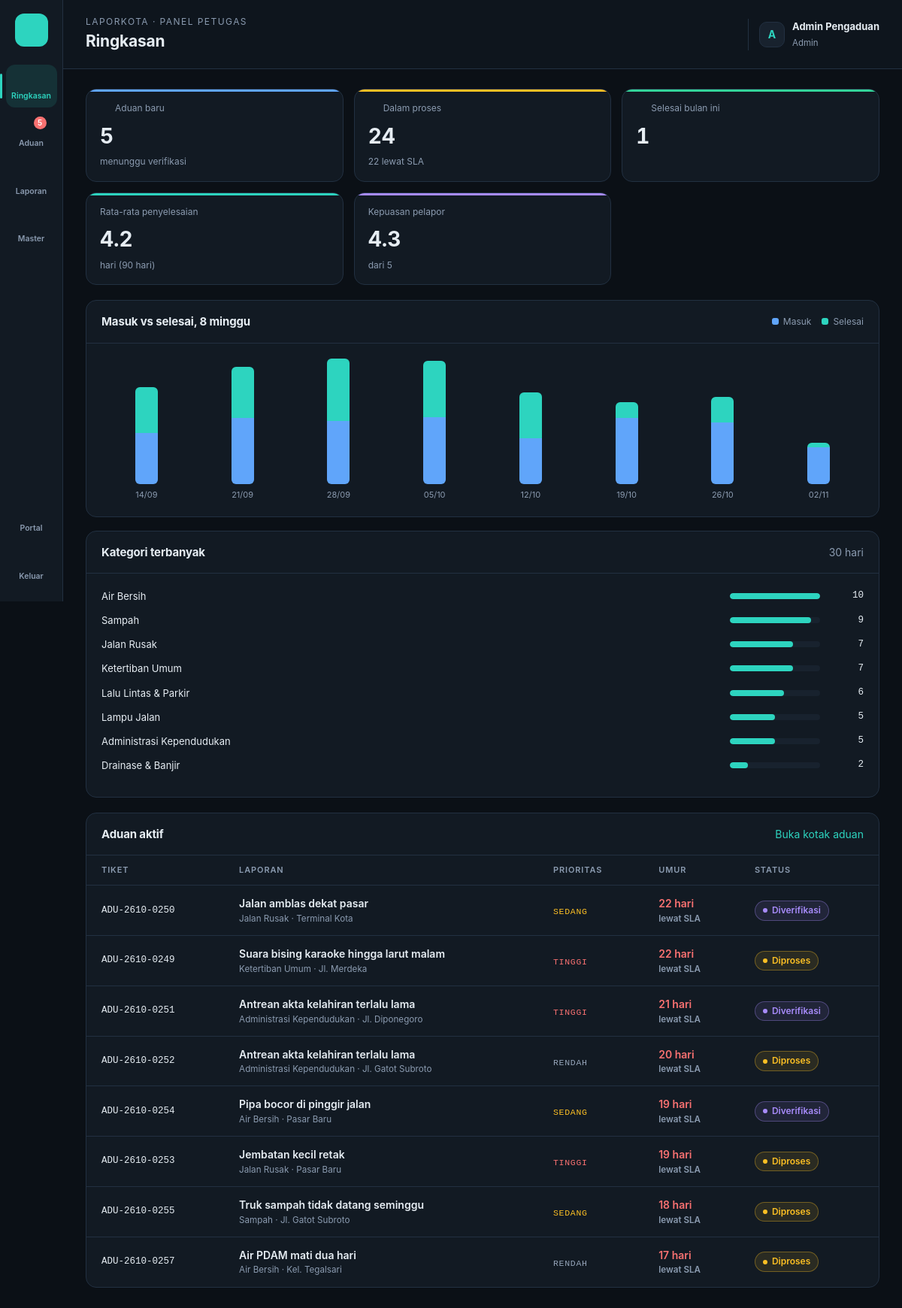
Page /index.php?page=dashboard (signed in) on the committed database.
### tables this page shows
CREATE TABLE pengaturan (
  id INT PRIMARY KEY,
  nama_instansi VARCHAR(150) NOT NULL,
  nama_layanan VARCHAR(60) NOT NULL,
  alamat VARCHAR(255),
  telepon VARCHAR(30)
);

CREATE TABLE aduan (
  id INT AUTO_INCREMENT PRIMARY KEY,
  kode VARCHAR(20) NOT NULL UNIQUE,
  nama VARCHAR(100),
  telepon VARCHAR(20),
  anonim TINYINT(1) NOT NULL DEFAULT 0,
  kategori_id INT,
  unit_id INT,
  judul VARCHAR(150) NOT NULL,
  isi TEXT NOT NULL,
  lokasi VARCHAR(200),
  foto VARCHAR(100),
  prioritas ENUM('rendah','sedang','tinggi') NOT NULL DEFAULT 'sedang',
  status ENUM('baru','diverifikasi','diproses','selesai','ditolak') NOT NULL DEFAULT 'baru',
  rating TINYINT NULL,
  created_at DATETIME NOT NULL DEFAULT CURRENT_TIMESTAMP,
  selesai_at DATETIME NULL,
  INDEX (status), INDEX (created_at),
  FOREIGN KEY (kategori_id) REFERENCES kategori(id) ON DELETE SET NULL,
  FOREIGN KEY (unit_id) REFERENCES unit(id) ON DELETE SET NULL
);

CREATE TABLE kategori (
  id INT AUTO_INCREMENT PRIMARY KEY,
  nama VARCHAR(80) NOT NULL,
  unit_id INT NULL,             
  sla_hari TINYINT NOT NULL DEFAULT 7,
  FOREIGN KEY (unit_id) REFERENCES unit(id) ON DELETE SET NULL
);

### index.php (called while the page is built, shortened)
<?php
require __DIR__ . '/includes/bootstrap.php';
$routes = [
    'beranda'      => 'pages/beranda.php',
    'lapor'        => 'pages/lapor.php',
    'lacak'        => 'pages/lacak.php',
    'transparansi' => 'pages/transparansi.php',
    'foto'         => 'pages/foto.php',
    'login'        => 'pages/login.php',
    'logout'       => 'pages/logout.php',
    'dashboard'    => 'pages/admin/dashboard.php',
    'aduan'        => 'pages/admin/aduan.php',
    'aduan.detail' => 'pages/admin/detail.php',
    'aduan.proses' => 'pages/admin/proses.php',
    'laporan'      => 'pages/admin/laporan.php',
    'master'       => 'pages/admin/master.php',
];
$page = $_GET['page'] ?? 'beranda';
require __DIR__ . '/' . $routes[$page];

### pages/admin/dashboard.php (the view, shortened to what this page needs)
<?php
$u = user();
$scope = is_admin() ? '1=1' : 'a.unit_id = ' . (int) $u['unit_id'];
$k = q("SELECT SUM(status = 'baru') baru, SUM(status IN ('diverifikasi','diproses')) proses,
        SUM(status = 'selesai' AND selesai_at >= DATE_FORMAT(CURDATE(), '%Y-%m-01')) selesai_bulan,
        ROUND(AVG(CASE WHEN status = 'selesai' AND created_at >= CURDATE() - INTERVAL 90 DAY THEN TIMESTAMPDIFF(HOUR, created_at, selesai_at) / 24 END), 1) rata,
        ROUND(AVG(CASE WHEN rating IS NOT NULL THEN rating END), 1) rating FROM aduan a WHERE $scope")->fetch();
$aktif = q("SELECT a.*, k.nama kategori, k.sla_hari FROM aduan a LEFT JOIN kategori k ON k.id = a.kategori_id WHERE $scope AND a.status IN ('baru','diverifikasi','diproses')")->fetchAll();
$telat = array_values(array_filter($aktif, 'lewat_sla'));
usort($telat, fn ($x, $y) => umur_hari($y) <=> umur_hari($x));
$minggu = [];
for ($i = 7; $i >= 0; $i--) {
    $mulai = date('Y-m-d', strtotime("monday this week -$i week"));
    $akhir = date('Y-m-d', strtotime("$mulai +7 day"));
    $minggu[] = ['label' => date('d/m', strtotime($mulai)),
        'masuk' => (int) q("SELECT COUNT(*) FROM aduan a WHERE $scope AND created_at >= ? AND created_at < ?", [$mulai, $akhir])->fetchColumn(),
        'selesai' => (int) q("SELECT COUNT(*) FROM aduan a WHERE $scope AND selesai_at >= ? AND selesai_at < ? AND status = 'selesai'", [$mulai, $akhir])->fetchColumn()];
}
$maxW = max(1, ...array_map(fn ($w) => $w['masuk'] + $w['selesai'], $minggu));
$perKat = q("SELECT k.nama, COUNT(a.id) n FROM kategori k JOIN aduan a ON a.kategori_id = k.id WHERE $scope AND a.created_at >= CURDATE() - INTERVAL 30 DAY GROUP BY k.id ORDER BY n DESC")->fetchAll();
$maxK = max(1, ...array_column($perKat ?: [['n' => 1]], 'n'));
$title = 'Ringkasan';
require __DIR__ . '/../../includes/header.php';
?>
<div class="kpis">
    <div class="kpi"><div class="bar-top" style="background:var(--blue)"></div><small><?= icon('inbox', 14) ?> Aduan baru</small><strong><?= (int) $k['baru'] ?></strong><span>menunggu verifikasi</span></div>
    <div class="kpi"><div class="bar-top" style="background:var(--amber)"></div><small><?= icon('clock', 14) ?> Dalam proses</small><strong><?= (int) $k['proses'] ?></strong><span><?= count($telat) ?> lewat SLA</span></div>
    <div class="kpi"><div class="bar-top" style="background:var(--green)"></div><small><?= icon('check', 14) ?> Selesai bulan ini</small><strong><?= (int) $k['selesai_bulan'] ?></strong></div>
    <div class="kpi"><div class="bar-top" style="background:var(--teal)"></div><small>Rata-rata penyelesaian</small><strong><?= e($k['rata'] ?? '-') ?></strong><span>hari (90 hari)</span></div>
    <div class="kpi"><div class="bar-top" style="background:var(--purple)"></div><small>Kepuasan pelapor</small><strong><?= e($k['rating'] ?? '-') ?></strong><span>dari 5</span></div>
</div>
<div class="grid-2">
    <div class="panel">
        <div class="panel-head"><h2>Masuk vs selesai, 8 minggu</h2><div class="legend"><span><i style="background:var(--blue)"></i>Masuk</span><span><i style="background:var(--teal)"></i>Selesai</span></div></div>
        <div class="panel-body"><div class="bars">
            <?php foreach ($minggu as $w): ?>
                <div class="bar-col" title="<?= $w['masuk'] ?> masuk, <?= $w['selesai'] ?> selesai">
                    <div class="stack" style="height:<?= round(($w['masuk'] + $w['selesai']) / $maxW * 100) ?>%">
                        <span style="flex:<?= $w['masuk'] ?>;background:var(--blue)"></span><span style="flex:<?= $w['selesai'] ?>;background:var(--teal)"></span>
                    </div>
                    <small><?= $w['label'] ?></small>
                </div>
            <?php endforeach; ?>
        </div></div>
    </div>
    <div class="panel">
        <div class="panel-head"><h2>Kategori terbanyak</h2><span class="muted">30 hari</span></div>
        <div class="panel-body">
            <?php foreach ($perKat as $c): ?>
                <div class="hrow"><span><?= e($c['nama']) ?></span><div class="htrack"><span style="width:<?= round($c['n'] / $maxK * 100) ?>%"></span></div><span class="mono text-right"><?= $c['n'] ?></span></div>
            <?php endforeach; ?>
        </div>
    </div>
</div>
<div class="panel mt">
    <div class="panel-head"><h2>Aduan aktif</h2><a href="<?= url('aduan') ?>">Buka kotak aduan</a></div>
    <div class="table-wrap"><table>
        <thead><tr><th>Tiket</th><th>Laporan</th><th>Prioritas</th><th>Umur</th><th>Status</th></tr></thead>
        <tbody>
        <?php usort($aktif, fn ($x, $y) => [lewat_sla($y), umur_hari($y)] <=> [lewat_sla($x), umur_hari($x)]);
        foreach (array_slice($aktif, 0, 8) as $a): $late = lewat_sla($a); ?>
            <tr onclick="location.href='<?= url('aduan.detail', ['id' => $a['id']]) ?>'" style="cursor:pointer">
                <td class="mono"><?= e($a['kode']) ?></td><td><strong><?= e($a['judul']) ?></strong><small><?= e($a['kategori']) ?> · <?= e($a['lokasi']) ?></small></td>
                <td><span class="pri pri-<?= $a['prioritas'] ?>"><?= e($a['prioritas']) ?></span></td>
                <td class="<?= $late ? 'sla-late' : '' ?>"><?= umur_hari($a) ?> hari<small><?= $late ? 'lewat SLA' : 'SLA ' . $a['sla_hari'] . ' hari' ?></small></td>
                <td><?= status_badge($a['status']) ?></td>
            </tr>
        <?php endforeach; ?>
        </tbody>
    </table></div>
</div>
<?php require __DIR__ . '/../../includes/footer.php'; ?>

### includes/header.php (shortened to what this page needs)
<?php
$u = user();
$baru = (int) q("SELECT COUNT(*) FROM aduan WHERE status = 'baru'")->fetchColumn();
$menu = [
    ['dashboard', 'Ringkasan', 'home', 0],
    ['aduan', 'Aduan', 'inbox', $baru],
    ['laporan', 'Laporan', 'chart', 0],
];
if (is_admin()) $menu[] = ['master', 'Master', 'settings', 0];
$current = explode('.', $_GET['page'] ?? 'dashboard')[0];
?>
<!DOCTYPE html>
<html lang="id">
<head>
    <title><?= e($title ?? 'Ringkasan') ?> · <?= e(setting()['nama_layanan']) ?></title>
    <link rel="stylesheet" href="assets/css/style.css">
</head>
<body>
<div class="layout">
    <aside class="rail" id="rail">
        <a class="logo" href="<?= url('dashboard') ?>" title="<?= e(setting()['nama_layanan']) ?>"><?= icon('megaphone', 22) ?></a>
        <?php foreach ($menu as [$key, $label, $ic, $count]): ?>
            <a href="<?= url($key) ?>" class="<?= $current === $key ? 'active' : '' ?>"><?= icon($ic, 20) ?><?= $label ?><?php if ($count): ?><span class="dot"><?= $count ?></span><?php endif; ?></a>
        <?php endforeach; ?>
        <a href="<?= url('beranda') ?>" target="_blank"><?= icon('external', 20) ?>Portal</a>
        <a href="<?= url('logout') ?>"><?= icon('logout', 20) ?>Keluar</a>
    </aside>
    <main class="main">
        <header class="topbar">
            <div class="grow"><div class="crumb"><?= e(setting()['nama_layanan']) ?> · Panel Petugas</div><h1><?= e($title ?? 'Ringkasan') ?></h1></div>
            <div class="who"><span class="avatar"><?= e(strtoupper(substr($u['nama'], 0, 1))) ?></span>
                <div><strong><?= e($u['nama']) ?></strong><small><?= is_admin() ? 'Admin' : 'Petugas · ' . e($u['unit_nama'] ?? '') ?></small></div></div>
        </header>
        <div class="content">

### includes/bootstrap.php (shortened to what this page needs)
<?php
function db(): PDO
{
    static $pdo = null;
    if ($pdo === null) {
        $c = require __DIR__ . '/../config/database.php';
        $dsn = "mysql:host={$c['host']};port={$c['port']};dbname={$c['database']};charset=utf8mb4";
        try {
            $pdo = new PDO($dsn, $c['username'], $c['password'], [
                PDO::ATTR_ERRMODE => PDO::ERRMODE_EXCEPTION,
                PDO::ATTR_DEFAULT_FETCH_MODE => PDO::FETCH_ASSOC,
            ]);
        } catch (PDOException $e) {
            die('<h3>Koneksi database gagal.</h3><p>Cek config/database.php dan pastikan database <b>'
                . htmlspecialchars($c['database']) . '</b> sudah di-import.</p>');
        }
    }
    return $pdo;
}
function q(string $sql, array $params = []): PDOStatement
{
    $st = db()->prepare($sql);
    $st->execute($params);
    return $st;
}
function e($v): string
{
    return htmlspecialchars((string) $v, ENT_QUOTES, 'UTF-8');
}
function url(string $page = 'dashboard', array $params = []): string
{
    return 'index.php?' . http_build_query(['page' => $page] + $params);
}
function user(): ?array
{
    return $_SESSION['user'] ?? null;
}
function setting(): array
{
    static $s = null;
    return $s ??= q('SELECT * FROM pengaturan WHERE id = 1')->fetch() ?: [];
}
function icon(string $name, int $size = 18): string
{
    $p = $paths[$name] ?? '';
    return '<svg class="ic" width="' . $size . '" height="' . $size . '" viewBox="0 0 24 24" fill="none" stroke="currentColor" stroke-width="2" stroke-linecap="round" stroke-linejoin="round">' . $p . '</svg>';
}
function status_badge(string $s): string
{
    [$l, $c] = STATUS[$s] ?? [ucfirst($s), 'gray'];
    return '<span class="badge badge-' . $c . '">' . e($l) . '</span>';
}
function umur_hari(array $a): int
{
    $akhir = $a['selesai_at'] ?? null ?: date('Y-m-d H:i:s');
    return (int) floor((strtotime($akhir) - strtotime($a['created_at'])) / 86400);
}
function lewat_sla(array $a): bool
{
    return !in_array($a['status'], ['selesai', 'ditolak'], true) && umur_hari($a) > (int) ($a['sla_hari'] ?? 7);
}
function is_admin(): bool
{
    return (user()['role'] ?? '') === 'admin';
}

### rows in the picture
pengaturan: nama_layanan "LAPORKOTA"
aduan: kode "ADU-2610-0250", judul "Jalan amblas dekat pasar", kategori.nama "Jalan Rusak", lokasi "Terminal Kota", prioritas "SEDANG", umur_hari($a) "22", status "lewat SLA", l "Diverifikasi"
aduan: kode "ADU-2610-0249", judul "Suara bising karaoke hingga larut malam", kategori.nama "Ketertiban Umum", lokasi "Jl. Merdeka", prioritas "TINGGI", umur_hari($a) "22", status "lewat SLA", l "Diproses"
aduan: kode "ADU-2610-0251", judul "Antrean akta kelahiran terlalu lama", kategori.nama "Administrasi Kependudukan", lokasi "Jl. Diponegoro", prioritas "TINGGI", umur_hari($a) "21", status "lewat SLA", l "Diverifikasi"
aduan: kode "ADU-2610-0252", judul "Antrean akta kelahiran terlalu lama", kategori.nama "Administrasi Kependudukan", lokasi "Jl. Gatot Subroto", prioritas "RENDAH", umur_hari($a) "20", status "lewat SLA", l "Diproses"
aduan: kode "ADU-2610-0254", judul "Pipa bocor di pinggir jalan", kategori.nama "Air Bersih", lokasi "Pasar Baru", prioritas "SEDANG", umur_hari($a) "19", status "lewat SLA", l "Diverifikasi"
aduan: kode "ADU-2610-0253", judul "Jembatan kecil retak", kategori.nama "Jalan Rusak", lokasi "Pasar Baru", prioritas "TINGGI", umur_hari($a) "19", status "lewat SLA", l "Diproses"
aduan: kode "ADU-2610-0255", judul "Truk sampah tidak datang seminggu", kategori.nama "Sampah", lokasi "Jl. Gatot Subroto", prioritas "SEDANG", umur_hari($a) "18", status "lewat SLA", l "Diproses"
aduan: kode "ADU-2610-0257", judul "Air PDAM mati dua hari", kategori.nama "Air Bersih", lokasi "Kel. Tegalsari", prioritas "RENDAH", umur_hari($a) "17", status "lewat SLA", l "Diproses"

### other values in the picture
$label "Ringkasan"
$label "Aduan"
$count "5"
$label "Laporan"
$label "Master"
$title "Ringkasan"
substr($u['nama'], 0, 1) "A"
$u['nama'] "Admin Pengaduan"
$k['baru'] "5"
$k['proses'] "24"
count($telat) "22"
$k['selesai_bulan'] "1"
$k['rata'] "4.2"
$k['rating'] "4.3"
$w['label'] "14/09"
